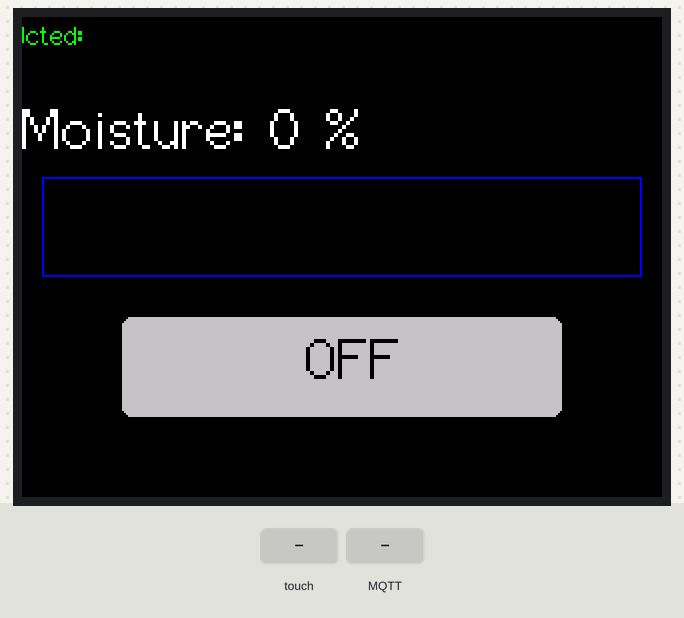
Bench run of a program on a simulated ESP32. On the bench: 320×240 colour display. The test bench sets the inputs (shaded band). WiFi joins after 1.5 s; servers stay silent unless stated; no MQTT or app messages arrive unless stated; what the program prints to the serial monitor is not drawn.

Above: at 4.0 s.
4.1 s: touch panel pressed at 38 % / 70 % of its raw x / y range
At 5.6 s:
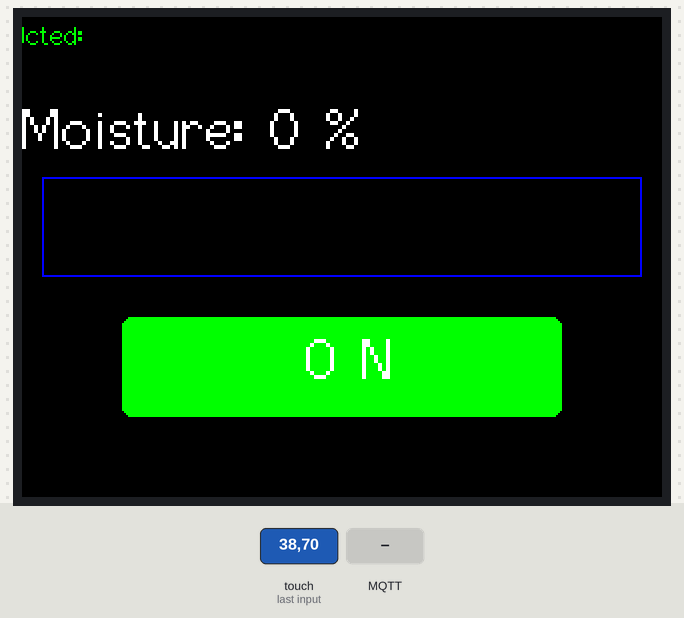
5.9 s: MQTT message "1" arrives on the first subscribed topic
At 6.5 s:
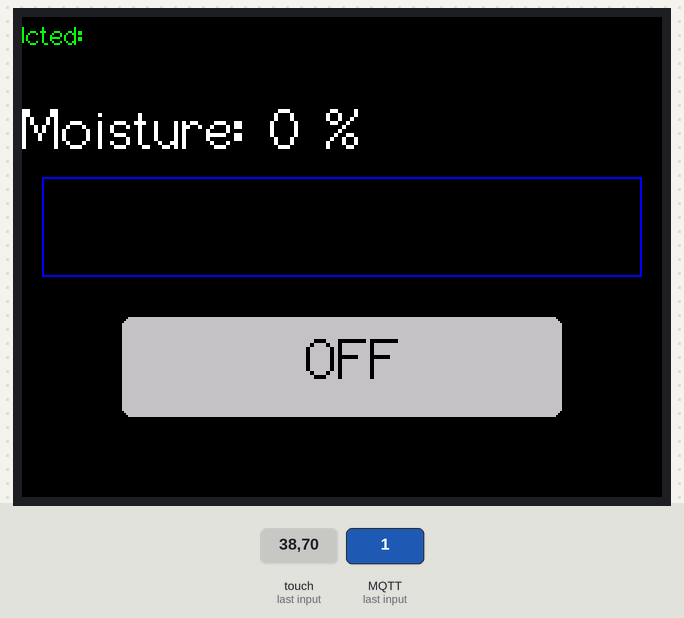
7.5 s: touch panel pressed at 62 % / 70 % of its raw x / y range
At 8.1 s:
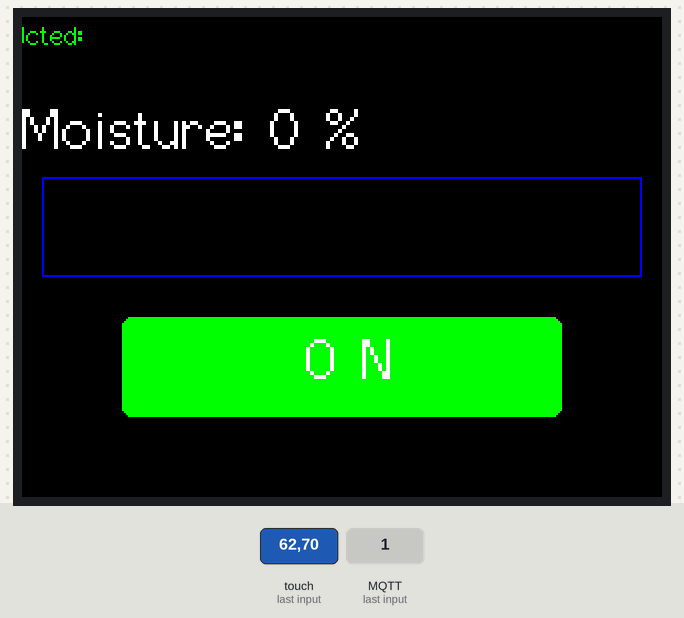
9.1 s: touch panel pressed at 38 % / 70 % of its raw x / y range
At 10.1 s:
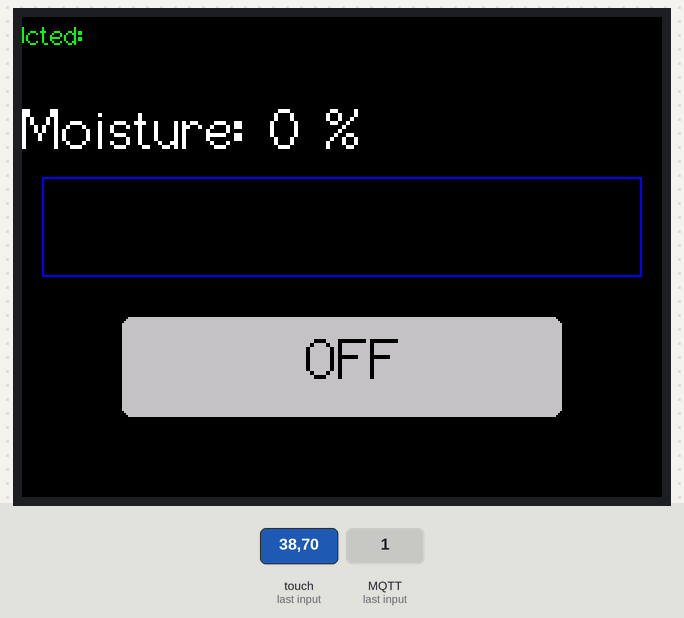
Timing chart, 0 to 12.1 s (numbered marks = the images above; inputs shaded):
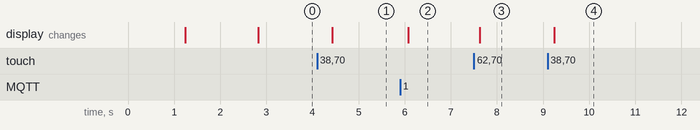

The program:

main.cpp
```cpp
#include <M5Core2.h>
#include <WiFiClient.h>
#include <WiFiClientSecure.h>
#include <PubSubClient.h>
#include <ArduinoJson.h>
#include "app_config.h"

// Application setting
#define LOOP_INTERVAL 100 * 5           // Detection cycle(500 msec)
uint32_t lcd_background = BLACK;

// MQTT client
WiFiClientSecure https_client;
PubSubClient mqtt_client(https_client);

// Monitor device
#define MONITOR_DEVICE "DevDayWaterFeeder"

// MQTT topic
#define TOPIC_BASE "devday2021/"
#define TOPIC_PUMP_CONTROL TOPIC_BASE "cmd/" MONITOR_DEVICE
#define TOPIC_MOISTURE_DATA TOPIC_BASE "data/" MONITOR_DEVICE

#define BTN_LEFT 50
#define BTN_TOP 150
#define BTN_WIDTH 220
#define BTN_HEIGTH 50
#define BTN_TITLE_LEFT 142
#define BTN_TITLE_TOP 155

bool pumpStatus = false;
int rawADC;
DynamicJsonDocument command_json(1000);

void drawConnectionStatus(const char text[]){
    M5.Lcd.fillRect(1, 1, M5.Lcd.width(), 20, lcd_background);
    M5.Lcd.drawString(text, 1, 1);
}

void drawMoisture(int moisture_percentage){
    M5.Lcd.fillRect(0, 40, M5.Lcd.width(), 100, lcd_background);
    M5.Lcd.setCursor(0, 40);
    M5.Lcd.setTextSize(2);
    M5.Lcd.setTextColor(WHITE);
    M5.Lcd.print("Moisture: " + String(moisture_percentage) + " %");
    M5.Lcd.drawRect(10, 80, 300, 50, BLUE);
    double gauge_width = 290.0;
    double width = ((double)moisture_percentage / 100.0) * gauge_width;
    Serial.println(width);
    if (width > gauge_width ){
      width = gauge_width;
    }
    else if( width < 0 ){
      width = 0;
    }
    M5.Lcd.fillRect(15, 85, (int)width, 40, CYAN);
}

void drawButton(bool pump_status){

    M5.Lcd.fillRect(0, 140, M5.Lcd.width(), 100, lcd_background);
    if(pump_status){
        M5.Lcd.fillRoundRect(BTN_LEFT, BTN_TOP, BTN_WIDTH, BTN_HEIGTH, 5, GREEN);
        M5.Lcd.setTextColor(WHITE);
    }
    else{
        M5.Lcd.fillRoundRect(BTN_LEFT, BTN_TOP, BTN_WIDTH, BTN_HEIGTH, 5, LIGHTGREY);
        M5.Lcd.setTextColor(BLACK);
    }
    M5.Lcd.setTextSize(2);
    M5.Lcd.setCursor(BTN_TITLE_LEFT, BTN_TITLE_TOP);
    if(pump_status){
        M5.Lcd.printf("O N");
    }
    else{
        M5.Lcd.printf("OFF");
    }
}

/**
 * Connect to WiFi access point
 **/
void connect_wifi()
{
    Serial.print("Connecting: ");
    Serial.println(APP_CONFIG_WIFI_SSID);
    drawConnectionStatus("disconnecting");

    WiFi.disconnect(true);
    delay(1000);

    char msg[255];
    sprintf(msg, "connecting to %s", APP_CONFIG_WIFI_SSID);
    drawConnectionStatus(msg);
    WiFi.begin(APP_CONFIG_WIFI_SSID, APP_CONFIG_WIFI_PASSWORD);

    while (WiFi.status() != WL_CONNECTED)
    {
        delay(500);
    }
    Serial.println("WiFi Connected");
    Serial.print("IPv4: ");
    Serial.println(WiFi.localIP().toString().c_str());
    sprintf(msg, "connected: %s", APP_CONFIG_WIFI_SSID);
    drawConnectionStatus(msg);
}

/**
 * Reconnect to WiFi access point
 **/
void reconnect_wifi()
{
    if (WiFi.status() != WL_CONNECTED)
    {
        connect_wifi();
    }
}

/**
 * Subscribe callback
 * This callback recives all subscribed messages
 **/
void callback(char *topic, byte *payload, unsigned int length)
{
    Serial.print("Message arrived: ");
    Serial.println(topic);

    String recievedData = "";
    for (int i = 0; i < length; i++)
    {
        recievedData += (char)payload[i];
    }
    Serial.println(recievedData);
    DynamicJsonDocument data_json(1000);
    deserializeJson(data_json, recievedData.c_str());
    drawMoisture(data_json["moisture"]);
    if(data_json["pump"] == 1){
        if(!pumpStatus){
            pumpStatus = true;
            drawButton(pumpStatus);
        }
    }
    else{
        if(pumpStatus){
          pumpStatus = false;
          drawButton(pumpStatus);
        }
    }
}

/**
 * Initialize MQTT connection
 **/
void init_mqtt()
{
    https_client.setCACert(AWS_ROOT_CA_CERTIFICATE);
    https_client.setCertificate(AWS_IOT_CERTIFICATE);
    https_client.setPrivateKey(AWS_IOT_PRIVATE_KEY);
    mqtt_client.setServer(AWS_IOT_ENDPOINT, AWS_IOT_MQTT_PORT);
    mqtt_client.setCallback(callback);
    mqtt_client.setBufferSize(AWS_IOT_MQTT_MAX_PAYLOAD_SIZE);
}

/**
 * Connect to AWS IoT
 **/
void connect_awsiot()
{
    reconnect_wifi();

    while (!mqtt_client.connected())
    {
        Serial.println("Start MQTT connection...");
        if (mqtt_client.connect(AWS_IOT_THING_NAME)) {
            Serial.println("connected");
            // recive moisture data
            mqtt_client.subscribe(TOPIC_MOISTURE_DATA);
        }
        else {
            Serial.print("[WARNING] failed, rc=");
            Serial.print(mqtt_client.state());
            Serial.println("try again in 5 seconds.");
            delay(5000);
        }
    }
}

/**
 * Initial device setup
 **/
void setup()
{
    Serial.begin(115200);
    M5.begin();
    M5.Lcd.fillScreen(lcd_background);
    M5.Lcd.setTextColor(GREEN);
    M5.Lcd.setTextDatum(TC_DATUM);
    M5.Lcd.setTextFont(2);

    // initialize data JSON
    DeserializationError err = deserializeJson(command_json, "{\"pump\": \"off\"}");
    if (err) {
        Serial.print("deserializeJson() failed: ");
        Serial.println(err.c_str());
    }

    connect_wifi();
    init_mqtt();

    drawButton(pumpStatus);
    drawMoisture(0);
}

/**
 * Main loop processing
 **/
void loop()
{

    connect_awsiot();

    mqtt_client.loop();

    M5.update();
    TouchPoint_t pos= M5.Touch.getPressPoint();
    if( pos.x > BTN_LEFT && pos.x < (BTN_LEFT + BTN_WIDTH) && pos.y > BTN_TOP && pos.y < (BTN_TOP+BTN_HEIGTH)){
        pumpStatus = !pumpStatus;
        drawButton(pumpStatus);
        M5.Axp.SetLDOEnable(3, true);
        delay(75);
        M5.Axp.SetLDOEnable(3, false);
        command_json["pump"] = pumpStatus? 1 : 0;
        String data_string;
        serializeJson(command_json, data_string);
        Serial.print("publish message :");
        Serial.println(data_string.c_str());
        mqtt_client.publish(TOPIC_PUMP_CONTROL, data_string.c_str());
    }

    delay(LOOP_INTERVAL);
}
```

app_config_template.h
```cpp
// (licence header left out)
// app_config.h
#ifndef _APP_CONFIG_H_
#define _APP_CONFIG_H_

/*
* Wi-Fi settings. Use 2.4GHz access point
*/
// Wi-Fi access point SSID
#define APP_CONFIG_WIFI_SSID ""
// Wi-Fi password
#define APP_CONFIG_WIFI_PASSWORD ""

/*
* AWS IoT Core settings
*/

// AWS IoT Core thing
#define AWS_IOT_THING_NAME ""

// AWS IoT Core endpoint
#define AWS_IOT_ENDPOINT ""

// MQTT broker port
#define AWS_IOT_MQTT_PORT 8883

// MQTT message max payload
#define AWS_IOT_MQTT_MAX_PAYLOAD_SIZE 128000

// your thing certificate
const char *AWS_IOT_CERTIFICATE = R"(-----BEGIN CERTIFICATE-----
replace with your certificate
-----END CERTIFICATE-----
)";

// your thing private key
const char *AWS_IOT_PRIVATE_KEY = R"(-----BEGIN RSA PRIVATE KEY-----
replace with your private key
-----END RSA PRIVATE KEY-----
)";

// AWS IoT Core ATS endpoint server certificate
const char *AWS_ROOT_CA_CERTIFICATE = R"(-----BEGIN CERTIFICATE-----
MIIDQTCCAimgAwIBAgITBmyfz5m/jAo54vB4ikPmljZbyjANBgkqhkiG9w0BAQsF
ADA5MQswCQYDVQQGEwJVUzEPMA0GA1UEChMGQW1hem9uMRkwFwYDVQQDExBBbWF6
b24gUm9vdCBDQSAxMB4XDTE1MDUyNjAwMDAwMFoXDTM4MDExNzAwMDAwMFowOTEL
MAkGA1UEBhMCVVMxDzANBgNVBAoTBkFtYXpvbjEZMBcGA1UEAxMQQW1hem9uIFJv
b3QgQ0EgMTCCASIwDQYJKoZIhvcNAQEBBQADggEPADCCAQoCggEBALJ4gHHKeNXj
ca9HgFB0fW7Y14h29Jlo91ghYPl0hAEvrAIthtOgQ3pOsqTQNroBvo3bSMgHFzZM
9O6II8c+6zf1tRn4SWiw3te5djgdYZ6k/oI2peVKVuRF4fn9tBb6dNqcmzU5L/qw
IFAGbHrQgLKm+a/sRxmPUDgH3KKHOVj4utWp+UhnMJbulHheb4mjUcAwhmahRWa6
VOujw5H5SNz/0egwLX0tdHA114gk957EWW67c4cX8jJGKLhD+rcdqsq08p8kDi1L
93FcXmn/6pUCyziKrlA4b9v7LWIbxcceVOF34GfID5yHI9Y/QCB/IIDEgEw+OyQm
jgSubJrIqg0CAwEAAaNCMEAwDwYDVR0TAQH/BAUwAwEB/zAOBgNVHQ8BAf8EBAMC
AYYwHQYDVR0OBBYEFIQYzIU07LwMlJQuCFmcx7IQTgoIMA0GCSqGSIb3DQEBCwUA
A4IBAQCY8jdaQZChGsV2USggNiMOruYou6r4lK5IpDB/G/wkjUu0yKGX9rbxenDI
U5PMCCjjmCXPI6T53iHTfIUJrU6adTrCC2qJeHZERxhlbI1Bjjt/msv0tadQ1wUs
N+gDS63pYaACbvXy8MWy7Vu33PqUXHeeE6V/Uq2V8viTO96LXFvKWlJbYK8U90vv
o/ufQJVtMVT8QtPHRh8jrdkPSHCa2XV4cdFyQzR1bldZwgJcJmApzyMZFo6IQ6XU
5MsI+yMRQ+hDKXJioaldXgjUkK642M4UwtBV8ob2xJNDd2ZhwLnoQdeXeGADbkpy
rqXRfboQnoZsG4q5WTP468SQvvG5
-----END CERTIFICATE-----
)";

#endif
```

Measured:
- after the input at 4.1 s, the display: changes after 0.32 s (image 1)
- after the input at 5.9 s, the display: changes after 0.18 s (image 2)
- after the input at 7.5 s, the display: changes after 0.13 s (image 3)
- after the input at 9.1 s, the display: changes after 0.15 s (image 4)
